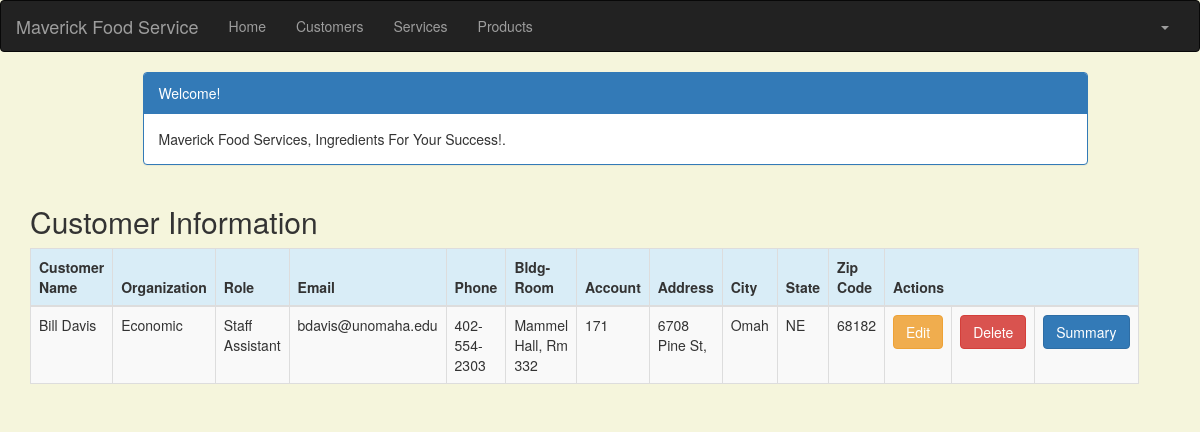
/customer_list (signed in), run on the app's committed database.
### crm/models.py (models this page shows, shortened)
class Customer(models.Model):
    cust_name = models.CharField(max_length=50)
    organization = models.CharField(max_length=100, blank=True)
    role = models.CharField(max_length=100)
    email = models.EmailField(max_length=100)
    bldgroom = models.CharField(max_length=100)
    address = models.CharField(max_length=200)
    account_number = models.IntegerField(blank=False, null=False)
    city = models.CharField(max_length=50)
    state = models.CharField(max_length=50)
    zipcode = models.CharField(max_length=10)
    phone_number = models.CharField(max_length=50)
    created_date = models.DateTimeField(
        default=timezone.now)
    updated_date = models.DateTimeField(auto_now_add=True)

### crm/views.py (the view)
# urls.py: path('customer_list', views.customer_list, name='customer_list'),
@login_required
def customer_list(request):
    customer = Customer.objects.filter(created_date__lte=timezone.now())
    return render(request, 'crm/customer_list.html', {'customers': customer})

### crm/templates/crm/customer_list.html (shortened to what this page needs)
<!DOCTYPE html>
<html lang="en">
{% extends 'crm/base.html' %}
{% block content %}
    <html>
    <head>
        <link rel="stylesheet" href="https://maxcdn.bootstrapcdn.com/bootstrap/3.3.4/css/bootstrap.min.css">
    </head>
    <body>
    <div class="container">
        <div class="row">
            <div class="col-md-10 col-md-offset-1">
                <div class="panel panel-primary">
                    <div class="panel-heading">Welcome!</div>
                    <div class="panel-body">
                        Maverick Food Services, Ingredients For Your Success!.
                    </div>
                </div>
            </div>
        </div>
    </div>
    <div class="row">
        <h2 style="padding-left: 15Px">Customer Information</h2>
    </div>
    <div>
        <table class="table table-striped table-bordered table-hover">
            <thead>
            <tr class="bg-info">
                <th>Customer Name</th>
                <th>Organization</th>
                <th>Role</th>
                <th>Email</th>
                <th>Phone</th>
                <th>Bldg-Room</th>
                <th>Account</th>
                <th>Address</th>
                <th>City</th>
                <th>State</th>
                <th>Zip Code</th>
                <th colspan="3">Actions</th>
            </tr>
            </thead>
            <tbody>
            {% for customer in customers %}
                <tr>
                    <td>{{ customer.cust_name }}</td>
                    <td>{{ customer.organization }}</td>
                    <td>{{ customer.role }}</td>
                    <td>{{ customer.email }}</td>
                    <td>{{ customer.phone_number }}</td>
                    <td>{{ customer.bldgroom }}</td>
                    <td>{{ customer.account_number }}</td>
                    <td>{{ customer.address }}</td>
                    <td>{{ customer.city }}</td>
                    <td>{{ customer.state }}</td>
                    <td>{{ customer.zipcode }}</td>
                    <td><a href="{% url 'crm:customer_edit' pk=customer.pk %}" class="btn btn-warning">Edit</a>
                    <td><a href="{% url 'crm:customer_delete' pk=customer.pk %}"
       onclick="return confirm('Are you sure you want to delete?')"
       class="btn btn-danger">Delete</a>
                    </td>
                    <td><a href="{% url 'crm:summary' pk=customer.pk %}"
                           class="btn btn-primary">Summary</a>
                </tr>
            {% endfor %}
            </tbody>
        </table>
    </div>
    </body>
    </html>
{% endblock %}

### crm/templates/crm/base.html (shortened to what this page needs)
<!DOCTYPE html>
{% load static %}
<html lang="en">
<head>
    <link rel="stylesheet" href="https://maxcdn.bootstrapcdn.com/bootstrap/3.3.7/css/bootstrap.min.css">
</head>
<body id="app-layout">
<nav class="navbar navbar-inverse">
    <div class="container-fluid">
        <div class="navbar-header">
            <a class="navbar-brand" href="/">
                Maverick Food Service
            </a>
        </div>
        <div class="collapse navbar-collapse" id="myNavbar">
            <ul class="nav navbar-nav">
                <li><a href="{% url 'crm:home' %}">Home</a></li>
                <li><a href="{% url 'crm:customer_list' %}">Customers</a></li>
               <li><a href="{% url 'crm:service_list' %}">Services</a></li>
                <li><a href="{% url 'crm:product_list' %}">Products</a></li>
            </ul>
            <ul class="nav navbar-nav navbar-right">
                {% if user.is_authenticated %}
                    <li class="dropdown">
                        <a href="#" class="dropdown-toggle" data-toggle="dropdown" role="button" aria-expanded="false">
                            <span class="caret"></span>
                        </a>
                    </li>
                {% else %}
                    <li><a href="{% url 'login' %}"><span class="glyphicon glyphicon-log-in"></span> Login</a></li>
                {% endif %}
            </ul>
        </div>
    </div>
</nav>
<div class="content container">
    <div class="row">
        <div class="col-md-8">
            {% block content %}{% endblock %}
        </div>
    </div>
</body>
</html>

### crm/templates/crm/base.html (style rules this page uses)
.navbar { margin-bottom: 0; border-radius: 0; }

### crm/templates/crm/customer_list.html (style rules this page uses)
body { background-color: beige; }

### data on the page
Customer: cust_name "Bill Davis", organization "Economic", role "Staff Assistant", email "bdavis@unomaha.edu", phone_number "402-554-2303", bldgroom "Mammel Hall, Rm 332", account_number "171", address "6708 Pine St,", city "Omah", state "NE", zipcode "68182"
